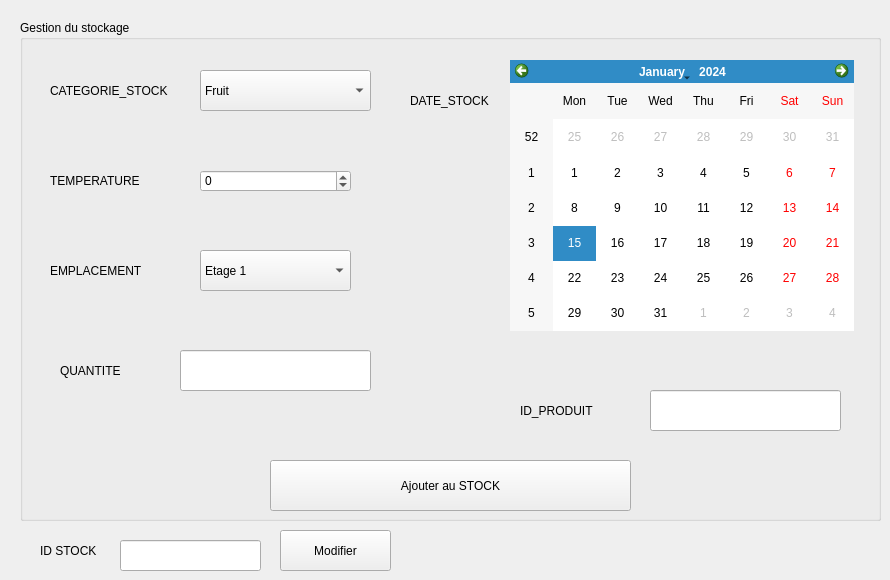
        <widget class="QWidget" name="tab_5">
         <attribute name="title">
          <string>Ajouter/Modifier Stock</string>
         </attribute>
         <widget class="QGroupBox" name="groupBox_3">
          <property name="geometry">
           <rect>
            <x>20</x>
            <y>20</y>
            <width>861</width>
            <height>501</height>
           </rect>
          </property>
          <property name="title">
           <string>Gestion du stockage</string>
          </property>
          <widget class="QLabel" name="label_14">
           <property name="geometry">
            <rect>
             <x>30</x>
             <y>60</y>
             <width>171</width>
             <height>21</height>
            </rect>
           </property>
           <property name="text">
            <string>CATEGORIE_STOCK</string>
           </property>
          </widget>
          <widget class="QLabel" name="label_17">
           <property name="geometry">
            <rect>
             <x>30</x>
             <y>150</y>
             <width>131</width>
             <height>21</height>
            </rect>
           </property>
           <property name="text">
            <string>TEMPERATURE</string>
           </property>
          </widget>
          <widget class="QPushButton" name="pushButton_3">
           <property name="geometry">
            <rect>
             <x>250</x>
             <y>440</y>
             <width>361</width>
             <height>51</height>
            </rect>
           </property>
           <property name="text">
            <string>Ajouter au STOCK</string>
           </property>
          </widget>
          <widget class="QLabel" name="label_18">
           <property name="geometry">
            <rect>
             <x>30</x>
             <y>240</y>
             <width>131</width>
             <height>21</height>
            </rect>
           </property>
           <property name="text">
            <string>EMPLACEMENT</string>
           </property>
          </widget>
          <widget class="QLabel" name="label_19">
           <property name="geometry">
            <rect>
             <x>390</x>
             <y>70</y>
             <width>131</width>
             <height>21</height>
            </rect>
           </property>
           <property name="text">
            <string>DATE_STOCK	</string>
           </property>
          </widget>
          <widget class="QLabel" name="label_20">
           <property name="geometry">
            <rect>
             <x>40</x>
             <y>340</y>
             <width>131</width>
             <height>21</height>
            </rect>
           </property>
           <property name="text">
            <string>QUANTITE	</string>
           </property>
          </widget>
          <widget class="QLabel" name="label_21">
           <property name="geometry">
            <rect>
             <x>500</x>
             <y>380</y>
             <width>131</width>
             <height>21</height>
            </rect>
           </property>
           <property name="text">
            <string>ID_PRODUIT</string>
           </property>
          </widget>
          <widget class="QComboBox" name="comboBox">
           <property name="geometry">
            <rect>
             <x>180</x>
             <y>50</y>
             <width>171</width>
             <height>41</height>
            </rect>
           </property>
           <property name="toolTipDuration">
            <number>-1</number>
           </property>
           <property name="currentIndex">
            <number>0</number>
           </property>
           <item>
            <property name="text">
             <string>Fruit</string>
            </property>
           </item>
           <item>
            <property name="text">
             <string>Liquide</string>
            </property>
           </item>
           <item>
            <property name="text">
             <string>Legume</string>
            </property>
           </item>
          </widget>
          <widget class="QDateTimeEdit" name="dateTimeEdit">
           <property name="geometry">
            <rect>
             <x>510</x>
             <y>50</y>
             <width>191</width>
             <height>31</height>
            </rect>
           </property>
           <property name="dateTime">
            <datetime>
             <hour>0</hour>
             <minute>0</minute>
             <second>0</second>
             <year>2021</year>
             <month>9</month>
             <day>14</day>
            </datetime>
           </property>
           <property name="minimumDateTime">
            <datetime>
             <hour>0</hour>
             <minute>0</minute>
             <second>0</second>
             <year>2021</year>
             <month>9</month>
             <day>14</day>
            </datetime>
           </property>
           <property name="maximumDate">
            <date>
             <year>2099</year>
             <month>12</month>
             <day>31</day>
            </date>
           </property>
          </widget>
          <widget class="QComboBox" name="comboBox_2">
           <property name="geometry">
            <rect>
             <x>180</x>
             <y>230</y>
             <width>151</width>
             <height>41</height>
            </rect>
           </property>
           <property name="currentIndex">
            <number>0</number>
           </property>
           <item>
            <property name="text">
             <string>Etage 1</string>
            </property>
           </item>
           <item>
            <property name="text">
             <string>Etage 2</string>
            </property>
           </item>
           <item>
            <property name="text">
             <string>Etage 3</string>
            </property>
           </item>
           <item>
            <property name="text">
             <string>Etage 4</string>
            </property>
           </item>
           <item>
            <property name="text">
             <string>Etage 5</string>
            </property>
           </item>
          </widget>
          <widget class="QSpinBox" name="spinBox">
           <property name="geometry">
            <rect>
             <x>180</x>
             <y>150</y>
             <width>151</width>
             <height>22</height>
            </rect>
           </property>
           <property name="maximumSize">
            <size>
             <width>151</width>
             <height>22</height>
            </size>
           </property>
           <property name="minimum">
            <number>-50</number>
           </property>
          </widget>
          <widget class="QLineEdit" name="lineEdit_22">
           <property name="geometry">
            <rect>
             <x>160</x>
             <y>330</y>
             <width>191</width>
             <height>41</height>
            </rect>
           </property>
          </widget>
          <widget class="QLineEdit" name="lineEdit_23">
           <property name="geometry">
            <rect>
             <x>630</x>
             <y>370</y>
             <width>191</width>
             <height>41</height>
            </rect>
           </property>
          </widget>
          <widget class="QCalendarWidget" name="calendarWidget">
           <property name="geometry">
            <rect>
             <x>490</x>
             <y>40</y>
             <width>344</width>
             <height>271</height>
            </rect>
           </property>
          </widget>
         </widget>
         <widget class="QPushButton" name="pushButton_5">
          <property name="geometry">
           <rect>
            <x>280</x>
            <y>530</y>
            <width>111</width>
            <height>41</height>
           </rect>
          </property>
          <property name="text">
           <string>Modifier</string>
          </property>
         </widget>
         <widget class="QLineEdit" name="lineEdit_21">
          <property name="geometry">
           <rect>
            <x>120</x>
            <y>540</y>
            <width>141</width>
            <height>31</height>
           </rect>
          </property>
         </widget>
         <widget class="QLabel" name="label_22">
          <property name="geometry">
           <rect>
            <x>40</x>
            <y>540</y>
            <width>61</width>
            <height>21</height>
           </rect>
          </property>
          <property name="text">
           <string>ID STOCK</string>
          </property>
         </widget>
        </widget>
